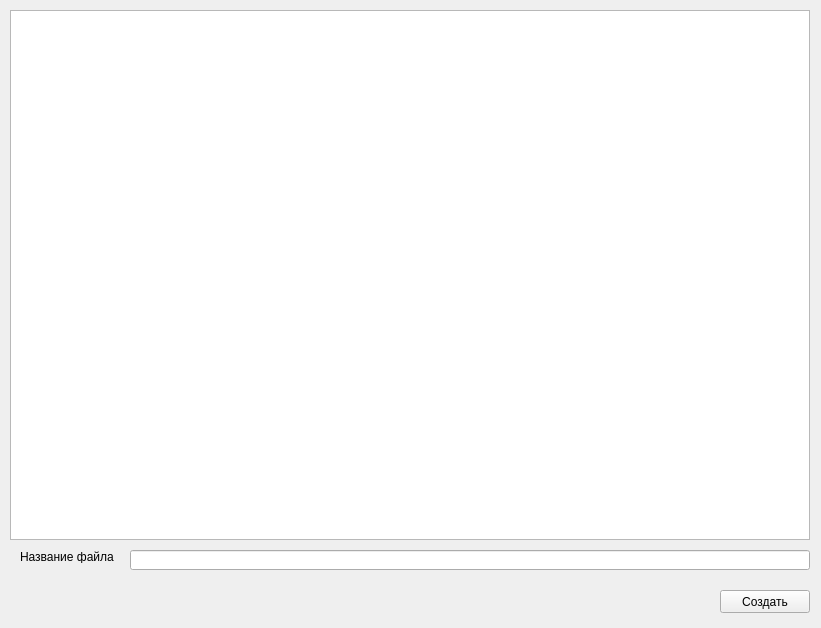
<?xml version="1.0" encoding="UTF-8"?>
<ui version="4.0">
 <class>PathNewFile</class>
 <widget class="QWidget" name="PathNewFile">
  <property name="geometry">
   <rect>
    <x>0</x>
    <y>0</y>
    <width>821</width>
    <height>628</height>
   </rect>
  </property>
  <property name="windowTitle">
   <string>Form</string>
  </property>
  <widget class="QTreeView" name="treeView">
   <property name="geometry">
    <rect>
     <x>10</x>
     <y>10</y>
     <width>800</width>
     <height>530</height>
    </rect>
   </property>
  </widget>
  <widget class="QLabel" name="label">
   <property name="geometry">
    <rect>
     <x>20</x>
     <y>550</y>
     <width>110</width>
     <height>13</height>
    </rect>
   </property>
   <property name="text">
    <string>Название файла</string>
   </property>
  </widget>
  <widget class="QLineEdit" name="lineEditNameNewFile">
   <property name="geometry">
    <rect>
     <x>130</x>
     <y>550</y>
     <width>680</width>
     <height>20</height>
    </rect>
   </property>
  </widget>
  <widget class="QPushButton" name="pushButtonChoosePath">
   <property name="geometry">
    <rect>
     <x>720</x>
     <y>590</y>
     <width>90</width>
     <height>23</height>
    </rect>
   </property>
   <property name="text">
    <string>Создать</string>
   </property>
  </widget>
 </widget>
 <resources/>
 <connections/>
</ui>
